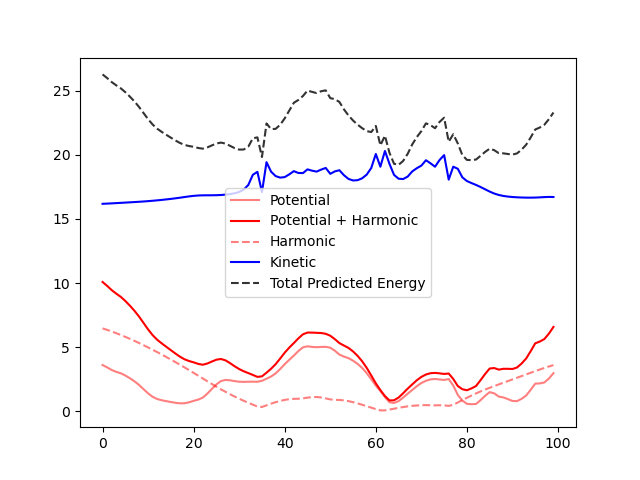

Recreate this plot in Python.
import torch
import pandas as pd
import sys
import os
import numpy as np
sys.path.insert(0, os.path.abspath('..'))
from nn.trainer_base import Trainer

natoms = 14

config = dict(
    folder = '../dataset/test',
    # folder = '../dataset/single_temp_small',
    device = torch.device('cpu'), 
    training_fraction=1.0,
    random_dataset=False,
    traj_step=1,
    epochs = 100,
    start_epoch = 0,
    optimizer = 'Adamax',
    weight_decay=0,
    batch_length=20,
    batch_length_step=10,
    batch_length_freq=100,
    batch_size=10000,
    shuffle=True,
    num_workers=0,
    learning_rate=0.02,
    nn_widths=[64, 48, 32],
    activation_function='tanh',
    eval_batch_length=1,
    eval_init_skip=1,
    eval_traj_step=1,
    load_folder='../results/2022-09-19/19-17-43',
    dtype=torch.float32,
    itr_printing_freq=1,
    printing_freq=1,
    plotting_freq=6000,
    stopping_freq=6000,
    stopping_look_back=2,
    scheduler=None,
    scheduling_factor=0.5,
    scheduling_freq=25,
    evaluation_freq=5,
    checkpoint_freq=2,
    loss_func = 'final-mse-pos',
    normalize_loss = False,
    sigopt=False,
    )

if __name__ == '__main__':


    num_steps = 500


    V_diff = np.diff(energies[:num_steps] * natoms)
    r_diff = np.diff(torch.norm(x[:num_steps, 0, :], dim=-1).numpy())
    actual_force = - V_diff / r_diff

    plt.plot(actual_force, 'k', label='Actual')

    plt.savefig('force_compare.png')
    plt.close()




    print('before predicted')
    plt.plot(predicted_energies[:num_steps], 'r', alpha=0.5, label='Potential')
    plt.plot(predicted_energies[:num_steps].squeeze() + harmonic_energy[:num_steps].squeeze(), 'r', alpha=1.0, label='Potential + Harmonic')
    plt.plot(harmonic_energy[:num_steps], 'r--', alpha=0.5, label='Harmonic')

    M = 7.0

    kinetic_energy_trans = torch.sum(torch.sum(0.5 * M * v**2, dim=-1), dim=-1)
    
    batch_input, _, _ = trainer.training_dataset[0]
    inertia = batch_input[-1]

    kinetic_energy_rot = torch.sum(torch.sum(0.5 * inertia * w**2, dim=-1), dim=-1)
    
    kinetic_energy = (kinetic_energy_trans + kinetic_energy_rot).detach().cpu().numpy()

    plt.plot(kinetic_energy[:num_steps], 'b-', label='Kinetic')

    total_energy = predicted_energies[:num_steps].squeeze() + harmonic_energy[:num_steps] + kinetic_energy[:num_steps]

    print('before total')
    plt.plot(total_energy, 'k--', alpha=0.8, label='Total Predicted Energy')
    
    plt.legend()
    plt.savefig('energy.png')
    plt.close()




    
    # actual_kinetic_energies = df['kinetic_energy'].to_numpy() * natoms
    # plt.plot(actual_kinetic_energies[:num_steps], 'r--', alpha=0.5, label='Actual Kinetic Energy')

    # predicted_kinetic_energies = kinetic_energy
    # plt.plot(predicted_kinetic_energies[:num_steps], 'r', alpha=1.0, label='Predicted Kinetic Energy')
    # plt.plot(kinetic_energy_trans.detach().cpu().numpy()[:num_steps], 'b', alpha=0.5, label='Predicted Trans Kinetic')
    # plt.plot(kinetic_energy_rot.detach().cpu().numpy()[:num_steps], 'g', alpha=0.5, label='Predicted Rot Kinetic')

    actual_potential_energies = df['potential_energy'].to_numpy() * natoms
    plt.plot(actual_potential_energies[:num_steps], 'b', label='Actual Potential Energy')

    # actual_total_energies = df['total_energy'].to_numpy() * natoms
    # plt.plot(actual_total_energies[:num_steps], 'k--', label='Actual Total Energy')

    plt.legend()
    plt.savefig('actual_energy.png')
    plt.close()

